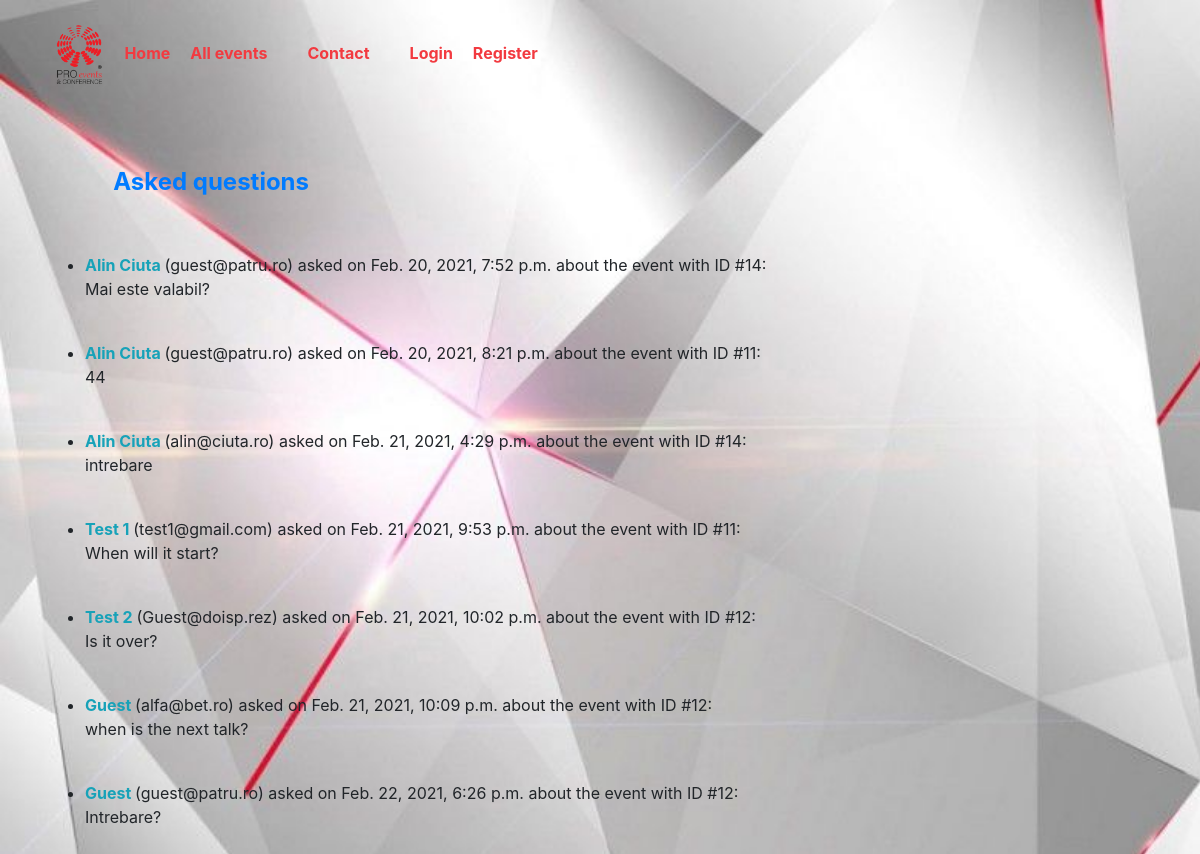
Screenshot of /questions/ with the database file from the repository.
### app2/models.py (models this page shows, shortened)
class Question(models.Model):
    eveniment = models.ForeignKey(Events, on_delete=models.CASCADE, related_name='all_questions')
    name = models.CharField(max_length=80)
    email = models.EmailField()
    body = models.TextField()
    created_on = models.DateTimeField(auto_now_add=True)
    active = models.BooleanField(default=True)

### app2/views.py (the view)
# urls.py: path('questions/', views.Questions.as_view(), name='intrebarile'),
class Questions(ListView):
    model = Question
    template_name = 'app1/event_questions.html'
    context_object_name = 'all_questions'
    objects = models.Question

### templates/app1/event_questions.html (shortened to what this page needs)
{% extends 'menu.html' %}
{% block content %}
<h4 class="text-primary"><b>&nbsp;&nbsp;&nbsp;&nbsp;&nbsp;&nbsp;&nbsp;&nbsp;&nbsp;&nbsp;&nbsp;&nbsp;Asked questions</b></h4>
<table id="id_tabel">
        <br><br>
        <tbody>
        <ul>
    {% for question in all_questions %}
    <li>
     <div>
        <span>
          <strong class="text-info">{{ question.name }} </strong> ({{ question.email }}) asked on {{ question.created_on }} about the event {{ object.eventname }} with ID #{{ question.eveniment_id }}:
        </span>
        <p>
          {{ question.body }}
        </p>
         <br>
      </div>
    </li>
    {% endfor %}
  </ul>
        </tbody>
    </table>
{% endblock %}

### static/css/style.css (style rules this page uses)
#id_tabel { font-size: 14px; }
body { background: white url("/media/wpp.jpg") no-repeat; }

### rows the page displays
Question: name "Alin Ciuta", email "guest@patru.ro", created_on "Feb. 20, 2021, 7:52 p.m.", eveniment_id "14", body "Mai este valabil?"
Question: name "Alin Ciuta", email "guest@patru.ro", created_on "Feb. 20, 2021, 8:21 p.m.", eveniment_id "11", body "44"
Question: name "Alin Ciuta", email "alin@ciuta.ro", created_on "Feb. 21, 2021, 4:29 p.m.", eveniment_id "14", body "intrebare"
Question: name "Test 1", email "test1@gmail.com", created_on "Feb. 21, 2021, 9:53 p.m.", eveniment_id "11", body "When will it start?"
Question: name "Test 2", email "Guest@doisp.rez", created_on "Feb. 21, 2021, 10:02 p.m.", eveniment_id "12", body "Is it over?"
Question: name "Guest", email "alfa@bet.ro", created_on "Feb. 21, 2021, 10:09 p.m.", eveniment_id "12", body "when is the next talk?"
Question: name "Guest", email "guest@patru.ro", created_on "Feb. 22, 2021, 6:26 p.m.", eveniment_id "12", body "Intrebare?"
